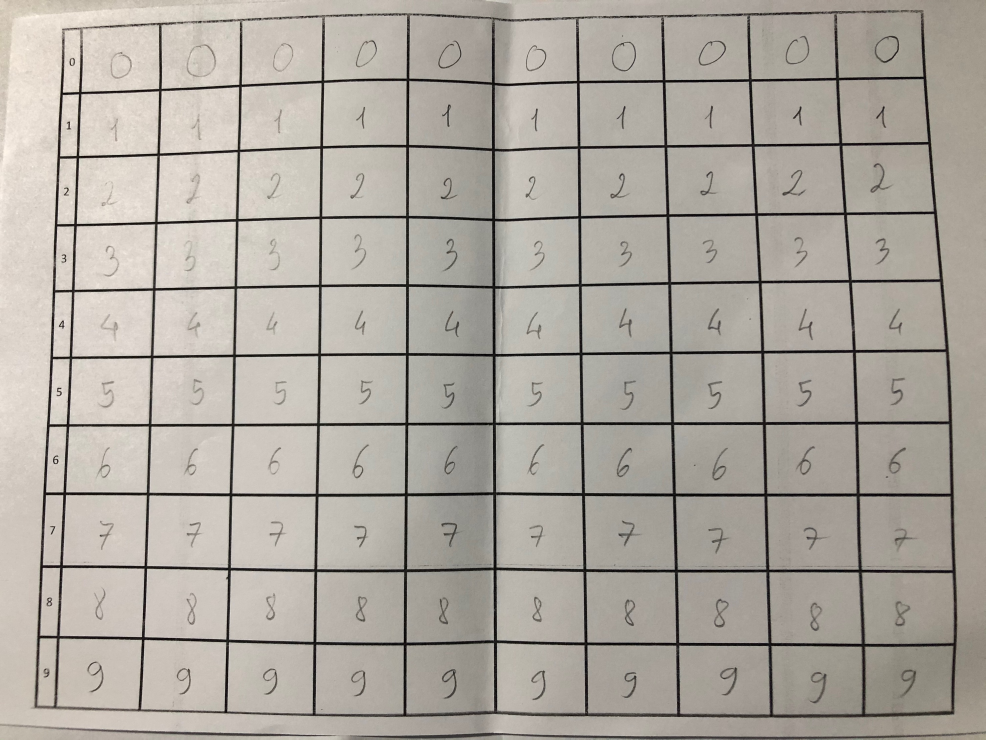
#> input picture data/image_10.JPG, 2956 x 2218 px, given in place of image_0.jpg, which was not available (shown at 1/3 size)
$ python main.py
#> lines starting #> are read from the running program, lines starting #| are printed output that depends on the picture; after the words box and inside, x2 and y2 are one past the last pixel; in counts of white or black regions, pixels touching at a corner belong together; pictures that were not available may be replaced by others from this repository, and a replacement may not be noted
import cv2
import matplotlib.pyplot as plt
import numpy as np


def click(event, x, y, flags, param):
    global gx, gy
    if event == cv2.EVENT_LBUTTONDOWN:
        gx = x
        gy = y
        return 0

def gauss(image):
    filter_gauss = np.array([[1,2,1],[2,4,2],[1,2,1]], dtype = np.uint32)
    image = np.array(image, dtype = np.uint32)
    for x in range(image.shape[1]):
        for y in range(image.shape[0]):
            if x - 1 < 0 or y - 1 < 0 or x + 1 >= image.shape[1] or y + 1 >= image.shape[0]:
                continue

            a = image[y-1:y+2,x-1:x+2] * filter_gauss
            image[y, x] = np.sum(a) / np.sum(filter_gauss)
    image = np.array(image, dtype = np.uint8)
    return image

def main():
    name_title = ['zero','one','two','three','four','five','six','seven','eight','nine']
    cv2.namedWindow("Image")
    cv2.setMouseCallback("Image", click)
    anh = []
    nPositionX = 80
    nPositionY = 33
    global gx, gy
    gx = nPositionX
    gy = nPositionY
    nGridX = 1
    nGridY = 1
    nPaddingX = 0
    nPaddingY = 0
    nGridHeight = 35
    nGridWidth = 35
    index = 142
    index_anh = 0
    threshold = 150
    image = cv2.imread('D:/data/image_0.jpg')
#> image is the input picture: shape (2218, 2956, 3); mean B, G, R 159.7, 168, 173.7
    image = cv2.resize(image, (720, 480))
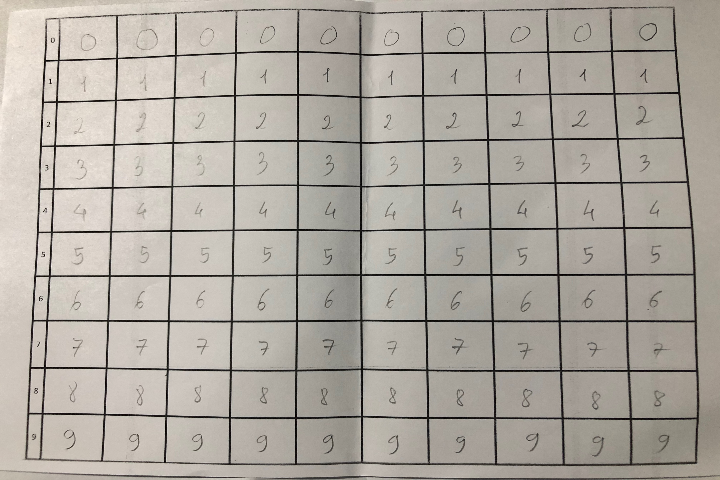
#> image: shape (480, 720, 3); mean B, G, R 159.5, 167.9, 173.6
    original = image.copy()
    gray = cv2.cvtColor(image, cv2.COLOR_BGR2GRAY)
    number = 0
    # gray = gauss(gray)
    idx = gray > threshold
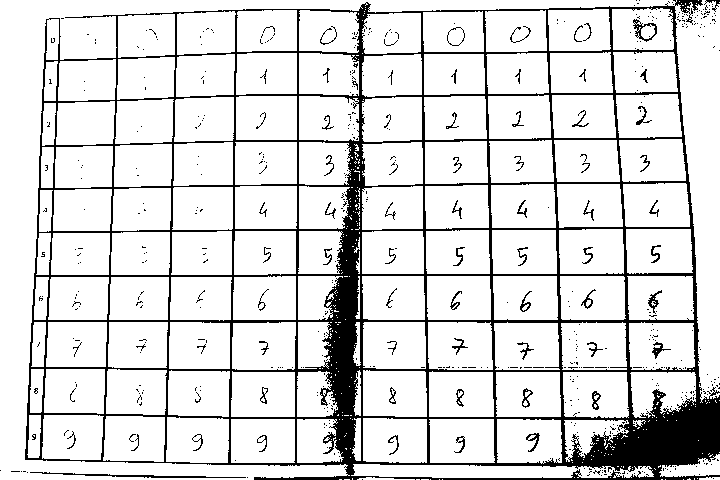
#> idx: shape (480, 720) bool; 86.5% white; 560 black regions (491 under 20 px), largest, box (x1, y1, x2, y2) and area: (25, 0, 720, 480) 41663, (30, 472, 246, 478) 355, (633, 19, 657, 42) 173
    gray[idx == True] = 255
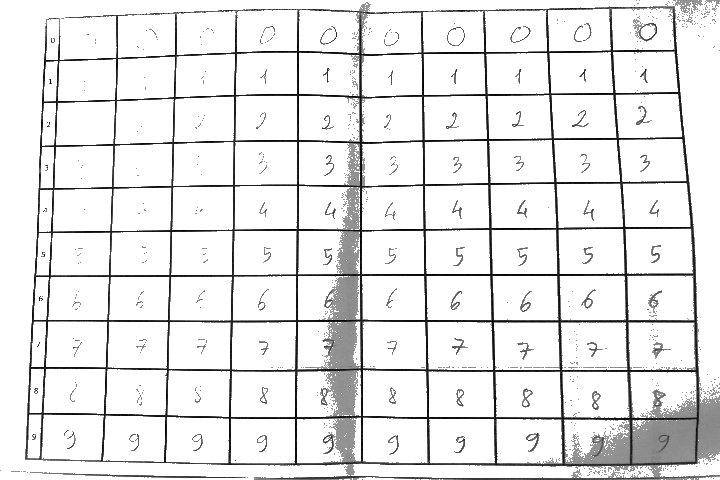
#> gray: shape (480, 720); min 1, max 255, mean 232.2
    gray[idx == False] = 0
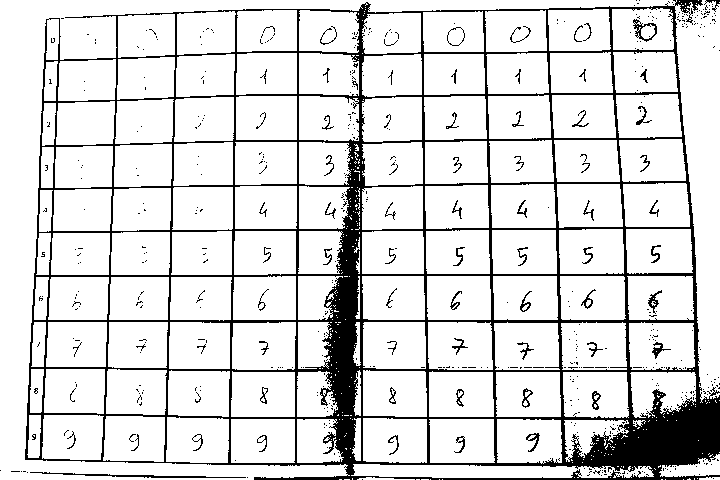
#> gray: shape (480, 720); 86.5% white; 560 black regions (491 under 20 px), largest, box (x1, y1, x2, y2) and area: (25, 0, 720, 480) 41663, (30, 472, 246, 478) 355, (633, 19, 657, 42) 173
    original_gray = gray.copy()
    isGaussed = False
    crop = []
    while (True):
        image = original.copy()

        nPositionX = gx
        nPositionY = gy

        for x in range(nGridX):
            for y in range(nGridY):
                px = nPositionX + x * (nGridWidth + nPaddingX)
                py = nPositionY + y * (nGridHeight + nPaddingY)
                cv2.rectangle(image, (px, py), (px + nGridWidth, py + nGridHeight), (0, 0, 255), 1)
                crop = gray[py:py+nGridHeight,px:px+nGridWidth].copy()
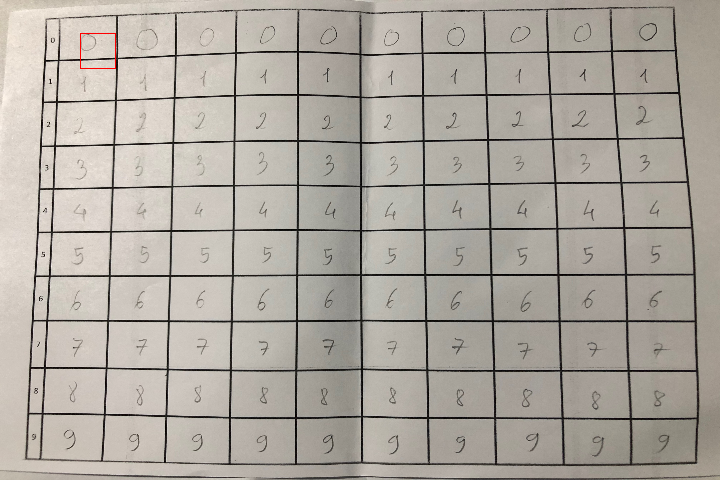
#> image: shape (480, 720, 3); 0.04% of pixels changed, all inside (x1, y1, x2, y2) = (80, 33, 116, 69)

        k = cv2.waitKey(1) & 0xFF
#> (key q is pressed here)
        process_image = False

        cv2.putText(image, "Thresh={0}".format(threshold), (10, 20),
                        cv2.FONT_HERSHEY_DUPLEX, 0.7, (209, 80, 0, 255), 1)
        cv2.putText(image, "So={0}".format(number), (10, 40),
                        cv2.FONT_HERSHEY_DUPLEX, 0.7, (209, 80, 0, 255), 1)
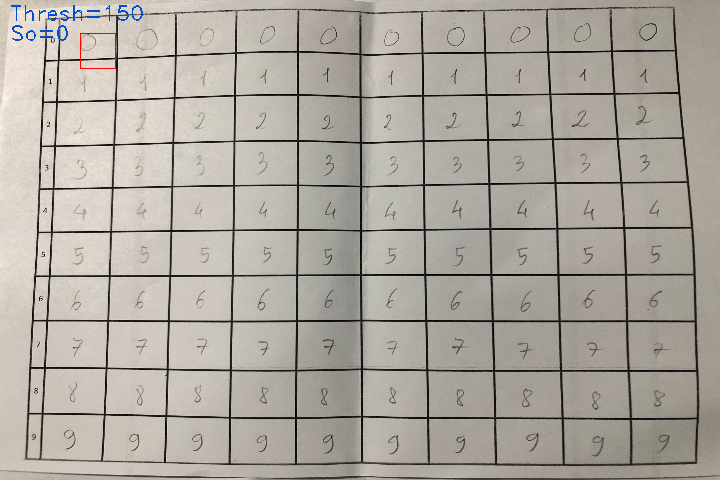
#> image: shape (480, 720, 3); mean B, G, R 159.5, 167.6, 173.2

        cv2.imshow("Image", image)
        cv2.imshow("Gray", gray)

        if k == ord('q'):
            break
        elif k == ord('p'):
            index_anh +=1
            if index_anh > 17:
                index_anh = 17
            image = cv2.imread('D:/data/image_' + str(index_anh) + '.jpg')
            image = cv2.resize(image, (720, 480))
            original = image.copy()
            process_image = True
        elif k == ord('o'):
            index_anh -=1
            if index_anh < 0:
                index_anh = 0
            image = cv2.imread('D:/data/image_' + str(index_anh) + '.jpg')
            image = cv2.resize(image, (720, 480))
            original = image.copy()
            process_image = True
        elif k == ord('t'):
            process_image = True
            threshold -= 1
        elif k == ord('y'):
            threshold += 1
            process_image = True
        elif k == ord('g'):
            if isGaussed:
                gray = original_gray.copy()
            else:
                gray = gauss(gray)
            isGaussed = not isGaussed
        elif k in [ord(str(num)) for num in range(10)]:
            number = k - ord('0')
            pass
        elif k == ord('s'):
            dir = 'D:/data/' + str(number) + '/' + str(index) + '.png'
            cv2.imwrite(dir, crop)
            index+=1

        if process_image:
            gray = cv2.cvtColor(original, cv2.COLOR_BGR2GRAY)
            # gray = gauss(gray)
            idx = gray > threshold
            gray[idx == True] = 255
            gray[idx == False] = 0
            original_gray = gray.copy()
    print("Exit")

if __name__ == "__main__":
    main()

$ run again, on data/image_14.jpg
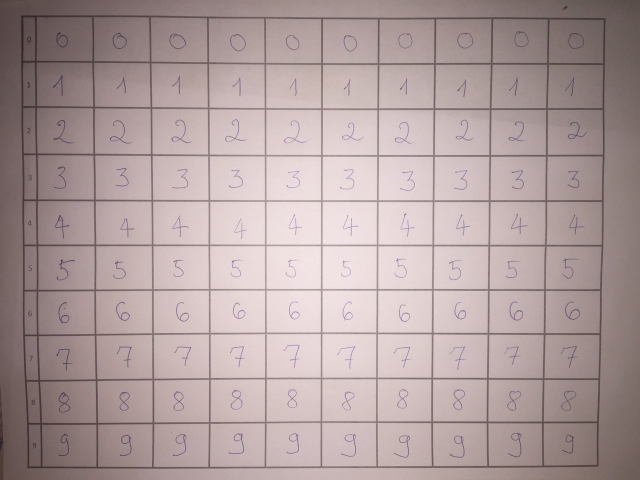
#> input picture data/image_14.jpg, 1280 x 960 px, given in place of image_0.jpg, which was not available (shown at 1/2 size)
#> in main, image is the input picture: shape (960, 1280, 3); mean B, G, R 158.3, 158.4, 175.7
#> in main, `idx = gray > threshold`:
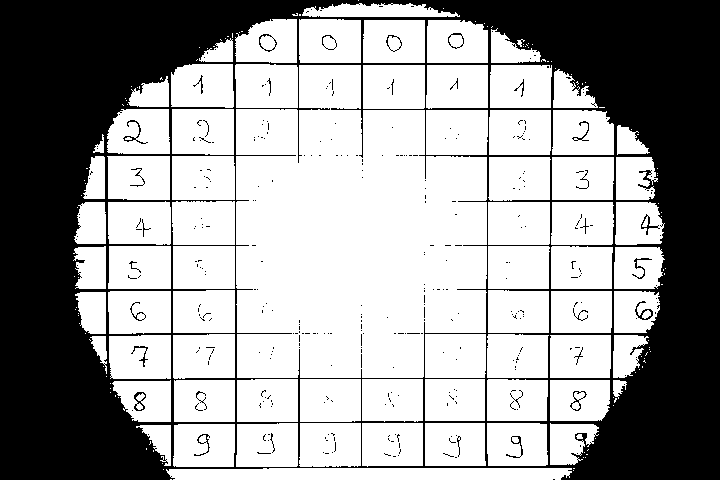
#> idx: shape (480, 720) bool; 62.3% white; 353 black regions (322 under 20 px), largest, box (x1, y1, x2, y2) and area: (0, 0, 720, 480) 127832, (123, 120, 148, 144) 99, (635, 301, 653, 320) 97
#> in main, `cv2.putText(image, "So={0}".format(number), (10, 40), cv2.FONT_HERSHEY..`:
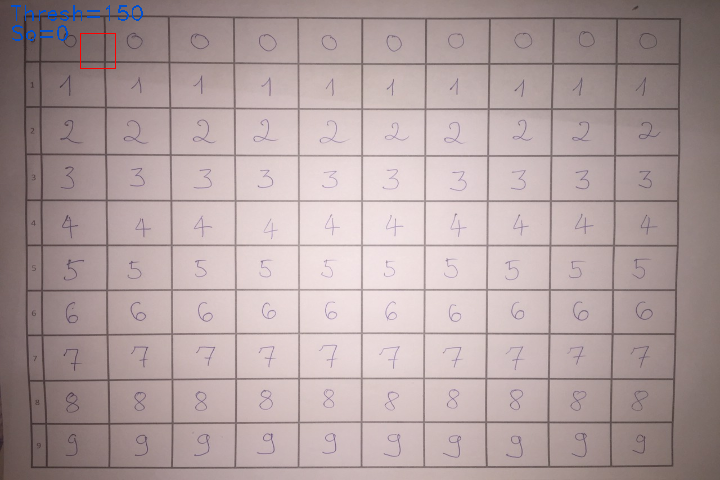
#> image: shape (480, 720, 3); mean B, G, R 158.5, 158.4, 175.5
